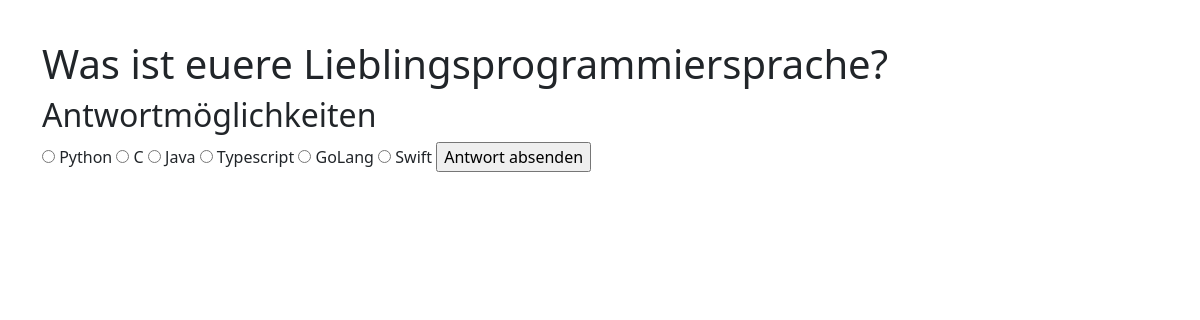
Before: /poll/lieblingsprogrammiersprache/ with the older database file.
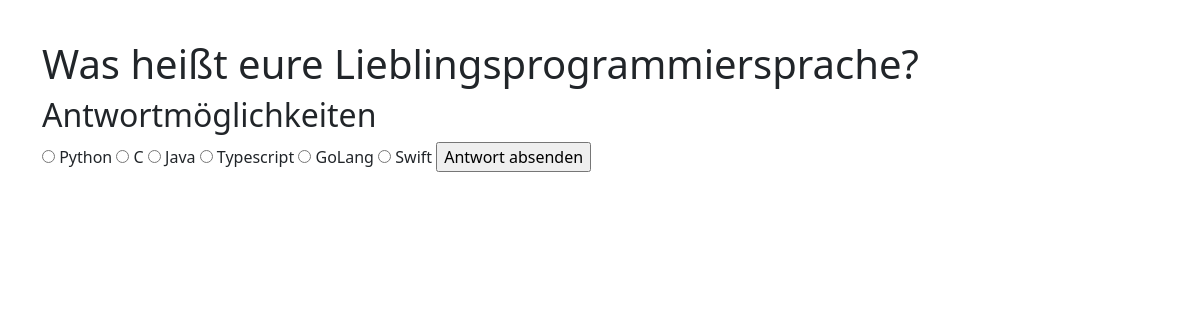
After: the same page with the newer database file.
### polls/models.py (models this page shows, shortened)
class Poll(models.Model):
    name = models.CharField(max_length=256)
    slug = models.SlugField(unique=True)

### polls/views.py (the view)
# urls.py: path('poll/<str:slug>/', umfrage_detail, name="umfrage-detail"),
def umfrage_detail(request, slug):
    context = {'umfrage': get_object_or_404(Poll, slug=slug)}
    return render(request=request, template_name='polls/umfrage.html', context=context)

### polls/templates/polls/umfrage.html (shortened to what this page needs)
{% extends 'polls/base.html' %}
{% block content %}
{% if umfrage %}
<h1>{{ umfrage.name }}</h1>
<h2>Antwortmöglichkeiten</h2>
{% if umfrage.choice_set.all %}
<form action="{% url 'vote' umfrage.slug %}" method="post">
    {% for choice in umfrage.choice_set.all %}
    <input type="radio" name="choice" value={{ choice.id }} id="choice{{ forloop.counter }}"/>
    <label> {{ choice.name }}</label>
    {% endfor %}
    <input type="submit" value="Antwort absenden">
</form>
{% else %}
<p>Leider wurde noch keine Antwortmöglichkeit hinterlegt</p>
{% endif %}
{% else %}
<h1>Es konnte keine Umfrage ausgegeben werden</h1>
{% endif %}
{% endblock %}

Changed rows visible on the page:
changed Poll: name "Was ist euere Lieblingsprogrammiersprache?" → "Was heißt eure Lieblingsprogrammiersprache?"
